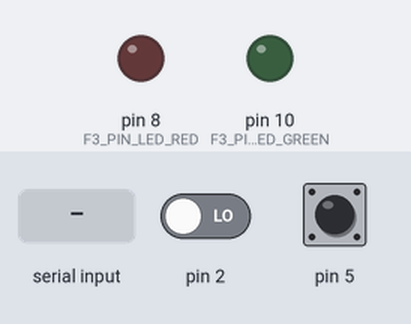
Bench run of a sketch on a simulated Arduino Nano, built with avr-gcc and run on an emulated ATmega328P. Parts: output pins drawn as LEDs (lit = HIGH). Dashed ring = blinking. The inputs (shaded band) are chosen by the test bench; at power-on: pin 2 LOW, pin 5 HIGH. EEPROM starts erased; what the sketch prints to the serial monitor is not drawn.

Above: at 2.6 s.
2.7 s: "RET1\n" received over Serial
At 2.71 s:
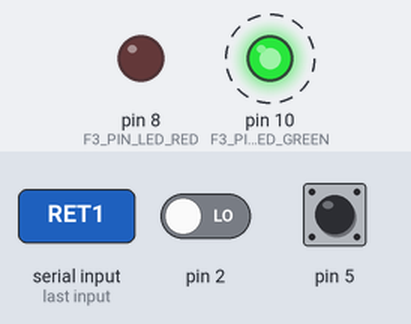
4.4 s: "ret1\n" received over the second serial link
At 5.6 s:
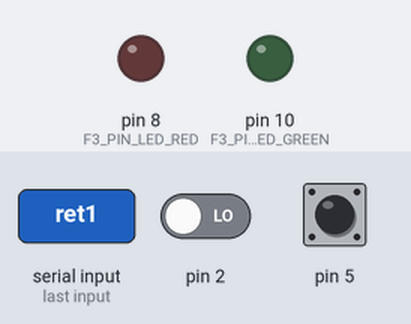
5.9 s: "PWR1\n" received over Serial
At 6.07 s:
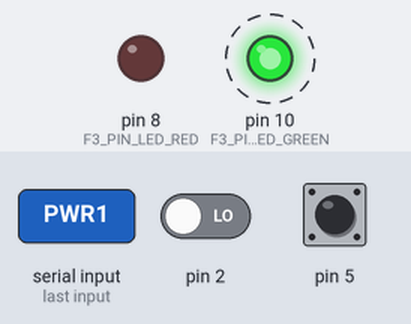
7.4 s: "STD1\n" received over the second serial link
At 7.57 s:
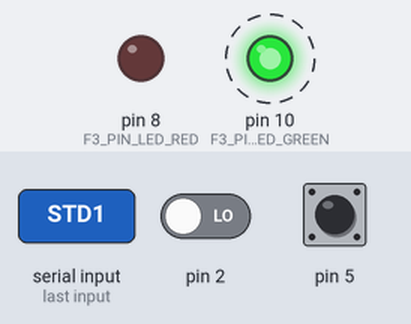
Timing chart, 0 to 10.4 s (numbered marks = the images above; inputs shaded):
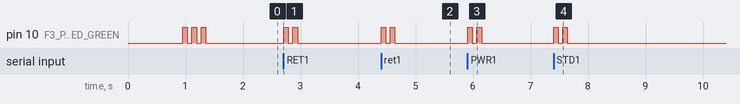

Measured:
- after the input at 2.7 s, pin 10 (F3_PIN_LED_GREEN): alternates HIGH for 0.08 s and LOW for 0.08 s, 4 changes in all, then stays LOW, starting at once
- after the input at 4.4 s, pin 10 (F3_PIN_LED_GREEN): alternates HIGH for 0.08 s and LOW for 0.08 s, 4 changes in all, then stays LOW, starting at once
- after the input at 5.9 s, pin 10 (F3_PIN_LED_GREEN): alternates HIGH for 0.08 s and LOW for 0.08 s, 4 changes in all, then stays LOW, starting at once
- after the input at 7.4 s, pin 10 (F3_PIN_LED_GREEN): alternates HIGH for 0.08 s and LOW for 0.08 s, 4 changes in all, then stays LOW, starting at once

The sketch:

f3_adv_cfg_test.ino
```cpp
/*
 * F3 MAX 高级配置 — 独立调试固件（仅测高级设置 BLE 收包 + EEPROM + 状态回读）
 *
 * 用途：排查正式固件「高级配置点了没反应 / 小程序回读不更新」。
 * 从 firmware/f3_max_servo/f3_max_servo.ino 抽出 handleBlePersistSetting + 状态包字段。
 * 不含：舵机、TOF、测高 M1/DA/TB、隐蔽模式、故障锁定、翻板等。
 *
 * 接收逻辑：与 f3_max_servo pollBleSerial 一致（String 累加、# 立即派发、100ms 超时、过滤 ANG:）
 *
 * 烧录：ATmega328P Nano（Old Bootloader），只需本文件。
 * 接线：D6 RX / D7 TX → 蓝牙；USB 9600 → 调试日志；D8 红灯 / D10 绿灯。
 *
 * 测试步骤：
 *   1. 上电串口 9600，应见 "F3 ADV CFG TEST" 及 boot RET/PWR/STD...
 *   2. 小程序连蓝牙，打开高级设置，点「打开收回」「开机下翻」「开启堵转检测」等
 *   3. 串口会打印收到的所有数据
 *   4. 若有 RX:打开收回 → 收到命令，应有 OK 反馈
 *   5. 若只有蓝牙模块的 +CONNECTED 等 → 小程序没发命令或蓝牙配置问题
 */

#include <EEPROM.h>
#include <SoftwareSerial.h>
#include <string.h>

const uint8_t F3_PIN_LED_RED = 8;
const uint8_t F3_PIN_LED_GREEN = 10;

const uint8_t SERVO_SPEED_MIN_PCT = 10;
const uint8_t SERVO_SPEED_MAX_PCT = 100;
const uint8_t SERVO_SPEED_DEFAULT_PCT = 100;
const int DELAY_PWR_MIN_MAX = 10080;

SoftwareSerial bleSerial(6, 7);

String bleRxStr = "";
unsigned long lastBleRxTime = 0;
const unsigned long bleRxTimeout = 100;

int accRetractOn = 0;
int selfCheckOn = 0;
int powerOnFlip = 0;
int delayPowerOffMin = 0;
uint8_t userServoSpeed = SERVO_SPEED_DEFAULT_PCT;
uint8_t stealthBtnExitOn = 1;
uint8_t stallDetectOn = 0;

unsigned long lastStatusMs = 0;
uint8_t forceStatus = 1;

static void usbLn(const __FlashStringHelper *s) {
  Serial.println(s);
}

static void usbTagI16(const __FlashStringHelper *tag, int v) {
  Serial.print(tag);
  Serial.println(v);
}

static void blinkGreen(uint8_t times) {
  for (uint8_t i = 0; i < times; i++) {
    digitalWrite(F3_PIN_LED_GREEN, HIGH);
    delay(80);
    digitalWrite(F3_PIN_LED_GREEN, LOW);
    delay(80);
  }
}

static void blinkRed(uint8_t times, int onMs, int offMs) {
  for (uint8_t i = 0; i < times; i++) {
    digitalWrite(F3_PIN_LED_RED, HIGH);
    delay(onMs);
    digitalWrite(F3_PIN_LED_RED, LOW);
    delay(offMs);
  }
}

/* 与正式固件 stallCheckActive() 一致：F3 优先 |STD:|，未写过则回退 |CHK:| */
static bool stallCheckActive() {
  if (stallDetectOn == 0 || stallDetectOn == 1) return stallDetectOn == 1;
  return selfCheckOn == 1;
}

static void loadSettings() {
  EEPROM.get(5, accRetractOn);
  EEPROM.get(7, selfCheckOn);
  EEPROM.get(9, powerOnFlip);
  if (powerOnFlip != 0 && powerOnFlip != 1) {
    powerOnFlip = 0;
    EEPROM.put(9, 0);
  }
  EEPROM.get(15, delayPowerOffMin);
  if (delayPowerOffMin < 0 || delayPowerOffMin > DELAY_PWR_MIN_MAX) {
    delayPowerOffMin = 0;
    EEPROM.put(15, delayPowerOffMin);
  }
  EEPROM.get(25, userServoSpeed);
  if (userServoSpeed < SERVO_SPEED_MIN_PCT || userServoSpeed > SERVO_SPEED_MAX_PCT) {
    userServoSpeed = SERVO_SPEED_DEFAULT_PCT;
    EEPROM.put(25, userServoSpeed);
  }
  EEPROM.get(28, stealthBtnExitOn);
  if (stealthBtnExitOn != 0 && stealthBtnExitOn != 1) {
    stealthBtnExitOn = 1;
    EEPROM.put(28, stealthBtnExitOn);
  }
  EEPROM.get(29, stallDetectOn);
}

static void printBootSettings() {
  usbTagI16(F("boot RET(accRetractOn@5)="), accRetractOn);
  usbTagI16(F("boot CHK(selfCheckOn@7)="), selfCheckOn);
  usbTagI16(F("boot PWR(powerOnFlip@9)="), powerOnFlip);
  usbTagI16(F("boot DPO(delayPowerOffMin@15)="), delayPowerOffMin);
  usbTagI16(F("boot SPD(userServoSpeed@25)="), userServoSpeed);
  usbTagI16(F("boot STB(stealthBtnExitOn@28)="), stealthBtnExitOn);
  usbTagI16(F("boot STD(stallDetectOn@29)="), stallDetectOn);
  Serial.print(F("boot STD_active="));
  Serial.println(stallCheckActive() ? 1 : 0);
}

static void printStatusLine(Stream &out) {
  int accPin = digitalRead(2);
  int btnPin = digitalRead(5);
  out.print(F("ANG:0|ACC:"));
  out.print(accPin);
  out.print(F("|BTN:"));
  out.print(btnPin);
  out.print(F("|ITM:0|SMO:0|CHK:"));
  out.print(selfCheckOn);
  out.print(F("|STD:"));
  out.print(stallCheckActive() ? 1 : 0);
  out.print(F("|RET:"));
  out.print(accRetractOn);
  out.print(F("|PWR:"));
  out.print(powerOnFlip);
  out.print(F("|DPO:"));
  out.print(delayPowerOffMin);
  out.print(F("|ERR:0|WRN:0|STM:0|STB:"));
  out.print(stealthBtnExitOn ? 1 : 0);
  out.print(F("|SPD:"));
  out.print(userServoSpeed);
  out.print(F("|HGT:0|F3C:0|DGA:0|DGB:0|DGD:0"));
  out.println();
}

/* 状态包只走 BLE 给小程序回读；USB 不打印，避免一连蓝牙就刷屏 */
static void publishBleStatus() {
  if (bleRxStr.length() > 0) return;
  if (lastBleRxTime > 0 && millis() - lastBleRxTime < bleRxTimeout + 20UL) return;

  printStatusLine(bleSerial);
  lastStatusMs = millis();
  forceStatus = 0;
}

static void notifySettingSaved(const __FlashStringHelper *tag, int eepAddr, int val) {
  Serial.print(F("OK "));
  Serial.print(tag);
  Serial.print(F(" EEPROM["));
  Serial.print(eepAddr);
  Serial.print(F("]="));
  Serial.println(val);
  blinkGreen(2);
  forceStatus = 1;
  publishBleStatus();
}

/* 与 f3_max_servo dispatchBleRxCmd 一致：去 # / 换行，避免小程序或模块尾缀导致匹配失败 */
static void trimBleCmd(String &s) {
  s.trim();
  while (s.length() > 0) {
    char c = s.charAt(s.length() - 1);
    if (c == '#' || c == '\r' || c == '\n') {
      s.remove(s.length() - 1);
    } else {
      break;
    }
  }
  s.trim();
}

static bool handleBlePersistSetting(String cmd) {
  cmd.trim();
  if (cmd.length() == 0) return false;

  /* USB/串口 ASCII 快捷测（监视器无法输入中文时用） */
  if (cmd == "RET1" || cmd == "ret1") {
    accRetractOn = 1;
    EEPROM.put(5, accRetractOn);
    notifySettingSaved(F("RET=1 (ASCII)"), 5, accRetractOn);
    return true;
  }
  if (cmd == "RET0" || cmd == "ret0") {
    accRetractOn = 0;
    EEPROM.put(5, accRetractOn);
    notifySettingSaved(F("RET=0 (ASCII)"), 5, accRetractOn);
    return true;
  }
  if (cmd == "PWR1") {
    powerOnFlip = 1;
    EEPROM.put(9, 1);
    notifySettingSaved(F("PWR=1 (ASCII)"), 9, powerOnFlip);
    return true;
  }
  if (cmd == "PWR0") {
    powerOnFlip = 0;
    EEPROM.put(9, 0);
    notifySettingSaved(F("PWR=0 (ASCII)"), 9, powerOnFlip);
    return true;
  }
  if (cmd == "STD1") {
    stallDetectOn = 1;
    EEPROM.put(29, stallDetectOn);
    notifySettingSaved(F("STD=1 (ASCII)"), 29, stallDetectOn);
    return true;
  }
  if (cmd == "STD0") {
    stallDetectOn = 0;
    EEPROM.put(29, stallDetectOn);
    notifySettingSaved(F("STD=0 (ASCII)"), 29, stallDetectOn);
    return true;
  }

  /* 中文命令 */
  if (cmd == "打开收回") {
    accRetractOn = 1;
    EEPROM.put(5, accRetractOn);
    notifySettingSaved(F("RET=1 打开收回"), 5, accRetractOn);
    return true;
  }
  if (cmd == "关闭收回") {
    accRetractOn = 0;
    EEPROM.put(5, accRetractOn);
    notifySettingSaved(F("RET=0 关闭收回"), 5, accRetractOn);
    return true;
  }
  if (cmd == "开启自检") {
    selfCheckOn = 1;
    EEPROM.put(7, selfCheckOn);
    notifySettingSaved(F("CHK=1 开启自检"), 7, selfCheckOn);
    return true;
  }
  if (cmd == "关闭自检") {
    selfCheckOn = 0;
    EEPROM.put(7, selfCheckOn);
    notifySettingSaved(F("CHK=0 关闭自检"), 7, selfCheckOn);
    return true;
  }
  if (cmd == "开机上翻") {
    powerOnFlip = 0;
    EEPROM.put(9, 0);
    notifySettingSaved(F("PWR=0 开机上翻"), 9, powerOnFlip);
    return true;
  }
  if (cmd == "开机下翻") {
    powerOnFlip = 1;
    EEPROM.put(9, 1);
    notifySettingSaved(F("PWR=1 开机下翻"), 9, powerOnFlip);
    return true;
  }
  if (cmd == "开启堵转检测") {
    stallDetectOn = 1;
    EEPROM.put(29, stallDetectOn);
    notifySettingSaved(F("STD=1 开启堵转检测"), 29, stallDetectOn);
    return true;
  }
  if (cmd == "关闭堵转检测") {
    stallDetectOn = 0;
    EEPROM.put(29, stallDetectOn);
    notifySettingSaved(F("STD=0 关闭堵转检测"), 29, stallDetectOn);
    return true;
  }
  if (cmd == "允许按钮退出") {
    stealthBtnExitOn = 1;
    EEPROM.put(28, stealthBtnExitOn);
    blinkRed(2, 80, 80);
    notifySettingSaved(F("STB=1 允许按钮退出"), 28, stealthBtnExitOn);
    return true;
  }
  if (cmd == "禁止按钮退出") {
    stealthBtnExitOn = 0;
    EEPROM.put(28, stealthBtnExitOn);
    blinkRed(2, 80, 80);
    notifySettingSaved(F("STB=0 禁止按钮退出"), 28, stealthBtnExitOn);
    return true;
  }
  if (cmd.startsWith("延时断电")) {
    int dpoMin = cmd.substring(12).toInt();
    if (dpoMin > DELAY_PWR_MIN_MAX) dpoMin = DELAY_PWR_MIN_MAX;
    delayPowerOffMin = dpoMin;
    EEPROM.put(15, delayPowerOffMin);
    notifySettingSaved(F("DPO"), 15, delayPowerOffMin);
    return true;
  }
  if (cmd.startsWith("调速")) {
    int spdPct = cmd.substring(6).toInt();
    if (spdPct < SERVO_SPEED_MIN_PCT) spdPct = SERVO_SPEED_MIN_PCT;
    if (spdPct > SERVO_SPEED_MAX_PCT) spdPct = SERVO_SPEED_MAX_PCT;
    userServoSpeed = (uint8_t)spdPct;
    EEPROM.put(25, userServoSpeed);
    notifySettingSaved(F("SPD"), 25, userServoSpeed);
    return true;
  }

  return false;
}

/* 打开/折叠角度、翻板等：仅日志 + 绿灯，不测高/不驱动舵机 */
static bool handleMotionTestCmd(String cmd) {
  if (cmd == "往上收" || cmd == "往下" || cmd == "完全打开" || cmd == "自定义功能") {
    Serial.print(F("OK OPEN_ANGLE:"));
    Serial.println(cmd);
    blinkGreen(1);
    return true;
  }
  if (cmd == "调整折叠角度" || cmd == "调大" || cmd == "调小" || cmd == "初始化角度") {
    Serial.print(F("OK FOLD:"));
    Serial.println(cmd);
    blinkGreen(1);
    return true;
  }
  if (cmd == "打开" || cmd == "关闭") {
    Serial.print(F("OK FLAP:"));
    Serial.println(cmd);
    blinkGreen(1);
    forceStatus = 1;
    return true;
  }
  return false;
}

static void dispatchBleRxCmd() {
  trimBleCmd(bleRxStr);
  if (bleRxStr.length() == 0) {
    bleRxStr = "";
    return;
  }
  /* 过滤 ANG: 状态包（蓝牙模块可能回环本机发出的状态行） */
  if (bleRxStr.startsWith("ANG:")) {
    bleRxStr = "";
    return;
  }

  Serial.print(F("RX:"));
  Serial.println(bleRxStr);

  if (handleBlePersistSetting(bleRxStr)) {
    bleRxStr = "";
    return;
  }
  if (handleMotionTestCmd(bleRxStr)) {
    bleRxStr = "";
    return;
  }

  Serial.print(F("IGNORE:"));
  Serial.println(bleRxStr);
  bleRxStr = "";
}

/* 蓝牙接收：与 f3_max_servo pollBleSerial 对齐（# 立即派发 + 100ms 超时兜底） */
static void pollBle() {
  while (bleSerial.available()) {
    char c = bleSerial.read();
    if (c == '\r' || c == '\n') {
      if (bleRxStr.length() > 0) lastBleRxTime = 0;
      continue;
    }
    if (c == '#') {
      bleRxStr += c;
      dispatchBleRxCmd();
      continue;
    }
    bleRxStr += c;
    lastBleRxTime = millis();
  }

  if (bleRxStr.length() > 0 && millis() - lastBleRxTime > bleRxTimeout) {
    dispatchBleRxCmd();
  }
}

/* USB 监视器也可直接敲中文命令（回车结束），不经过蓝牙，便于台架单测 */
static void pollUsbInject() {
  static String usbBuf = "";
  while (Serial.available()) {
    char c = Serial.read();
    if (c == '\r') continue;
    if (c == '\n') {
      if (usbBuf.length() > 0) {
        bleRxStr = usbBuf;
        dispatchBleRxCmd();
        usbBuf = "";
      }
      return;
    }
    usbBuf += c;
  }
}

void setup() {
  pinMode(F3_PIN_LED_RED, OUTPUT);
  pinMode(F3_PIN_LED_GREEN, OUTPUT);
  pinMode(2, INPUT);
  pinMode(5, INPUT_PULLUP);
  digitalWrite(F3_PIN_LED_RED, LOW);
  digitalWrite(F3_PIN_LED_GREEN, LOW);

  Serial.begin(9600);
  bleSerial.begin(115200);
  delay(300);

  loadSettings();
  usbLn(F("=== F3 ADV CFG TEST ==="));
  printBootSettings();
  usbLn(F("USB=9600 BLE=115200 D6RX D7TX"));
  usbLn(F("支持: 打开/关闭收回 开机上/下翻 开启/关闭堵转检测 开启/关闭自检"));
  usbLn(F("      允许/禁止按钮退出 延时断电{分} 调速{%}"));
  usbLn(F("角度/翻板(仅日志): 往上收/往下/完全打开/自定义功能 调整折叠角度 调大/调小 打开/关闭"));
  usbLn(F("USB 直测: 监视器输入 RET1 / RET0 / PWR1 / STD1 回车"));
  usbLn(F("         或中文命令回车 (不经蓝牙)"));
  blinkGreen(3);
  usbLn(F("BOOT LED test: green x3 (D10) — 没闪则检查灯脚"));
  forceStatus = 1;
}

void loop() {
  pollUsbInject();
  pollBle();

  unsigned long now = millis();
  if (forceStatus || now - lastStatusMs >= 2500UL) {
    publishBleStatus();
  }
}
```
